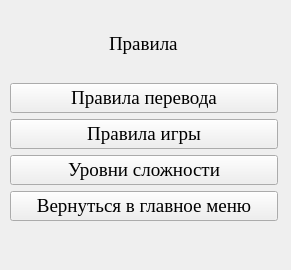
<?xml version="1.0" encoding="UTF-8"?>
<ui version="4.0">
 <class>MainWindow</class>
 <widget class="QMainWindow" name="MainWindow">
  <property name="geometry">
   <rect>
    <x>0</x>
    <y>0</y>
    <width>291</width>
    <height>270</height>
   </rect>
  </property>
  <property name="font">
   <font>
    <family>Times New Roman</family>
    <pointsize>14</pointsize>
   </font>
  </property>
  <property name="windowTitle">
   <string>MainWindow</string>
  </property>
  <widget class="QWidget" name="centralwidget">
   <widget class="QWidget" name="verticalLayoutWidget">
    <property name="geometry">
     <rect>
      <x>10</x>
      <y>10</y>
      <width>268</width>
      <height>211</height>
     </rect>
    </property>
    <layout class="QVBoxLayout" name="verticalLayout">
     <item>
      <layout class="QHBoxLayout" name="horizontalLayout">
       <item>
        <spacer name="horizontalSpacer">
         <property name="orientation">
          <enum>Qt::Horizontal</enum>
         </property>
         <property name="sizeHint" stdset="0">
          <size>
           <width>40</width>
           <height>20</height>
          </size>
         </property>
        </spacer>
       </item>
       <item>
        <widget class="QLabel" name="label">
         <property name="text">
          <string>Правила</string>
         </property>
        </widget>
       </item>
       <item>
        <spacer name="horizontalSpacer_2">
         <property name="orientation">
          <enum>Qt::Horizontal</enum>
         </property>
         <property name="sizeHint" stdset="0">
          <size>
           <width>40</width>
           <height>20</height>
          </size>
         </property>
        </spacer>
       </item>
      </layout>
     </item>
     <item>
      <widget class="QPushButton" name="Transrules">
       <property name="text">
        <string>Правила перевода</string>
       </property>
      </widget>
     </item>
     <item>
      <widget class="QPushButton" name="Gamerules">
       <property name="text">
        <string>Правила игры</string>
       </property>
      </widget>
     </item>
     <item>
      <widget class="QPushButton" name="Levelrules">
       <property name="text">
        <string>Уровни сложности</string>
       </property>
      </widget>
     </item>
     <item>
      <widget class="QPushButton" name="ToMenu">
       <property name="text">
        <string>Вернуться в главное меню</string>
       </property>
      </widget>
     </item>
    </layout>
   </widget>
  </widget>
  <widget class="QMenuBar" name="menubar">
   <property name="geometry">
    <rect>
     <x>0</x>
     <y>0</y>
     <width>291</width>
     <height>32</height>
    </rect>
   </property>
  </widget>
 </widget>
 <resources/>
 <connections/>
</ui>
